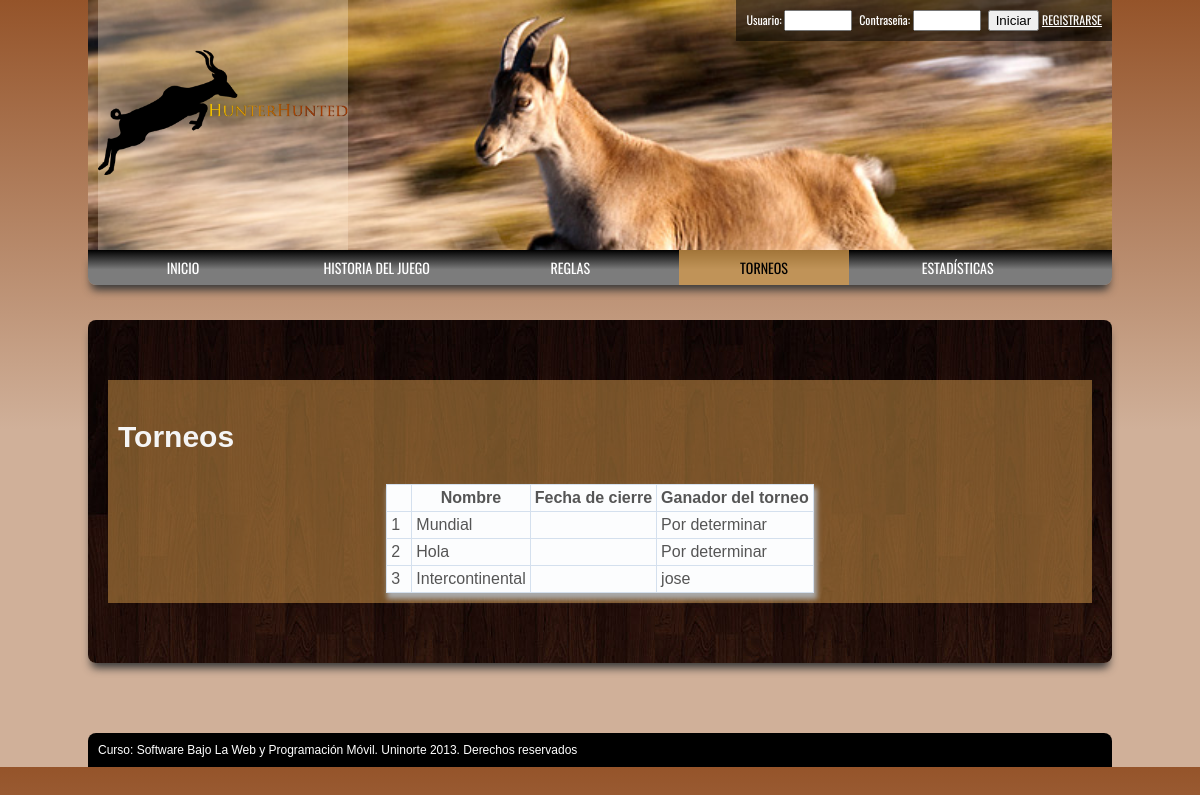
/tournaments.php, run on the app's committed database.
### tables this page shows
CREATE TABLE IF NOT EXISTS `tournaments` (
  `id` int(11) unsigned NOT NULL AUTO_INCREMENT,
  `title_tournament` varchar(30) NOT NULL DEFAULT 'Torneo' COMMENT 'Title Tournament',
  `initial_time` datetime DEFAULT NULL,
  `finish_time` datetime DEFAULT NULL,
  `date_created` datetime NOT NULL,
  `id_user_winner_tournament` int(11) unsigned DEFAULT NULL,
  PRIMARY KEY (`id`)
);

CREATE TABLE IF NOT EXISTS `users` (
  `id` int(11) unsigned NOT NULL AUTO_INCREMENT,
  `user_name` varchar(20) NOT NULL,
  `password` varchar(40) NOT NULL,
  `full_name` varchar(40) NOT NULL,
  `status` tinyint(1) NOT NULL COMMENT '0 -> Off; 1 -> On',
  `rol` tinyint(1) NOT NULL COMMENT '0: presa , 1: cazador',
  `email` varchar(45) NOT NULL,
  `city` varchar(20) NOT NULL,
  `country` varchar(20) NOT NULL,
  PRIMARY KEY (`id`),
  UNIQUE KEY `user_name` (`user_name`,`email`),
  UNIQUE KEY `id` (`id`)
);

### tournaments.php (the view, shortened to what this page needs)
<?php
require_once("includes/configuration.php");
?>
<!DOCTYPE html PUBLIC "-//W3C//DTD XHTML 1.0 Transitional//EN" "http://www.w3.org/TR/xhtml1/DTD/xhtml1-transitional.dtd">
<html xmlns="http://www.w3.org/1999/xhtml">
<head>
<link href="basic.css" rel="stylesheet" type="text/css" media="all" >
</head>
<body>
    <div id="wrapper">
        <div id="header">
            <h1><a href="index.php">HunterHunted</a></h1>
            <div id="register">
                <ul>
                  <?php  if( isset( $_SESSION['hh-logged'] ) ){ ?>
                    <li><a href="profile.php">Ver mi perfil</a></li>
                    <li><a href="login.php">Cerrar Sesión</a></li>
                  <?php }else{ ?>
                  <li><form method="post" name="login_mini" target="_self" id="login">
                        <p>
                          <label for="user_name">Usuario:</label>
                          <input name="user_name" class="type_text_mini" type="text" />
                        </p>
                        <p>
                          <label for="password">Contraseña:</label>
                          <input name="password" class="type_text_mini" type="password"  maxlength="10"/>
                        </p>
                        <p><input type="submit" name="btn_login" class="btn_login_mini" value="Iniciar" /></p>
                  </form></li>
                    <li><a href="register.php">Registrarse</a></li>
                  <?php } ?>
                </ul>
            </div>
            <div id="nav">
                <ul>
                    <li><a href="index.php">Inicio</a></li>
                    <li><a href="history.php">Historia del juego</a></li>
                    <li><a href="rules.php">Reglas</a></li>
                    <li class="current"><a class="current" href="#">Torneos</a></li>
                    <li><a href="statistics.php">Estadísticas</a></li>
                </ul>
            </div>
        </div>
        <div id="center" class="separating">
            <div>
            <h3>Torneos</h3>
             <?php
                $connection = mysql_connect($db_host,$db_user,$db_password);
                $query = "SELECT id, title_tournament, finish_time, id_user_winner_tournament, date_created FROM tournaments ORDER BY date_created DESC";
                $result = mysql_query($query,$connection);
                $num_rows = mysql_num_rows($result);
                if($num_rows > 0){
            ?>
            <table border="1" align="center" cellpadding="5" cellspacing="0" class="table">
              <tr>
                <th width="16" scope="col"><p>&nbsp;</p></th>
                <th scope="col"><p>Nombre</p></th>
                <th scope="col"><p>Fecha de cierre</p></th>
                <th scope="col"><p>Ganador del torneo</p></th>
              </tr>
            <?php
                    $i=0;
                    while( $row = mysql_fetch_array($result) ){
                        if ($row['id_user_winner_tournament']!= '' && $row['id_user_winner_tournament']!= null && $row['id_user_winner_tournament']!= 0){
                            $queryid = "SELECT user_name FROM users WHERE id={$row['id_user_winner_tournament']}";
                            $resultid = mysql_query($queryid,$connection);
                            $rowid = mysql_fetch_array($resultid);
                            $user_name= $rowid['user_name'];
                        }else{
                            $user_name='Por determinar';
                        }
                        $i++;
             ?>
              <tr>
                <td width="16"><p><?php echo $i; ?></p></td>
                <td><p><?php echo $row['title_tournament']; ?></p></td>
                <td><p><?php echo $row['finish_time']; ?></p></td>
                <td><p><?php echo $user_name; ?></p></td>
              </tr>
            <?php
                    }
            ?>
            </table>
            <?php
                }else{
            ?>
            <p class="warning">No hay torneos que mostrar</p>
            <?php
                }
            ?>
            </div>
        </div>
        <div id="footer">
            <p>Curso: Software Bajo La Web y Programación Móvil. Uninorte  2013. Derechos reservados</p>
        </div>
    </div>
</body>
</html>

### basic.css (style rules this page uses)
body, div, h1, h2, ul, li, p, a { margin: 0; padding: 0; }
body { background-image: linear-gradient(bottom, #D0B099 44%, #95542A 100%); background-image: -o-linear-gradient(bottom, #D0B099 44%, #95542A 100%); background-image: -moz-linear-gradient(bottom, #D0B099 44%, #95542A 100%); background-image: -webkit-linear-gradient(bottom, #D0B099 44%, #95542A 100%); background-image: -ms-linear-gradient(bottom, #D0B099 44%, #95542A 100%); background-image: -webkit-gradient( linear, left bottom, left top, color-stop(0.44, #D0B099), color-stop(1, #95542A) ); font-family: sans-serif; }
ul { list-style: none; }
table { box-shadow: 2px 5px 5px 1px #aaa; -moz-box-shadow: 2px 5px 5px 1px #aaa; -webkit-box-shadow: 2px 5px 5px 1px #aaa; -ms-filter: "progid:DXImageTransform.Microsoft.Shadow(Strength=4, Direction=135, Color='#aaa')"; filter: progid:DXImageTransform.Microsoft.Shadow(Strength=4, Direction=135, Color='#aaa'); }
table, th, td { border: 1px solid #D4E0EE; border-collapse: collapse; font-family: "Trebuchet MS", Arial, sans-serif; color: #555; }
td, th { padding: 4px; }
tbody th { font-weight: bold; }
tbody tr { background: #FCFDFE; }
#header { background: url(img/hunted.jpg) no-repeat; background-size: cover; font-family: 'Oswald', sans-serif; height: 250px; position: relative; }
#header h1 { background: rgba(255, 238, 214, 0.3); display: inline-block; height: 80%; margin-left: 10px; padding-top: 50px; }
#header h1 a { background: url(img/HunterHunted_Logo.png) no-repeat; background-size: contain; display: block; height: 125px; text-indent: -9999px; width: 250px; }
#register { background: rgba(0,0,0,0.5); color: white; display: inline-block; float: right; font-size: 12px; padding: 10px; }
#register a { color: white; text-transform: uppercase; }
#register ul { display: inline-block; }
#register ul li { display: inherit; }
#register ul li form p { display: inline; }
#register ul li form p input { margin-right: 4px; }
#nav { background-image: linear-gradient(bottom, #7C7C7C 44%, #000000 100%); background-image: -o-linear-gradient(bottom, #7C7C7C 44%, #000000 100%); background-image: -moz-linear-gradient(bottom, #7C7C7C 44%, #000000 100%); background-image: -webkit-linear-gradient(bottom, #7C7C7C 44%, #000000 100%); background-image: -ms-linear-gradient(bottom, #7C7C7C 44%, #000000 100%); background-image: -webkit-gradient( linear, left bottom, left top, color-stop(0.44, #7C7C7C), color-stop(1, #000000) ); height: 35px; width: 100%; }
#nav, #nav ul { border-bottom-left-radius: 8px; border-bottom-right-radius: 8px; }
#nav ul li { display: inline-block; margin: 0 10px; width: 170px; }
#nav ul li a { color: white; display: block; font-size: 14px; text-align: center; text-decoration: none; padding: 7px 9px; text-transform: uppercase; }
#nav ul li a:hover, .current { background: rgba(215, 155, 77, 0.5); color: black !important; }
#center { background: url(img/background_center.jpg); color: whitesmoke; border-radius: 8px; margin: 70px 0; padding: 60px 20px; }
#center h3 { font-size: 30px; }
#center div { background: rgba(215, 155, 77, 0.5); padding: 10px; }
#footer { background: black; border-top-left-radius: 8px; border-top-right-radius: 8px; color: white; font-size: 12px; padding: 10px; }
.separating, #nav { box-shadow: 0px 8px 8px -3px #3A3A3A; -moz-box-shadow: 0px 8px 8px -3px #3A3A3A; -webkit-box-shadow: 0px 8px 8px -3px #3A3A3A; -ms-filter: "progid:DXImageTransform.Microsoft.Shadow(Strength=4, Direction=135, Color='#3A3A3A')"; filter: progid:DXImageTransform.Microsoft.Shadow(Strength=4, Direction=135, Color='#3A3A3A'); }
.type_text_mini { width: 60px; }
.btn_login_mini { margin-right: auto !important; }
@media screen and (min-width:1025px) { #wrapper, wrapperL { margin: 0 auto; width: 1024px; } }

### data on the page
tournaments: title_tournament "Mundial", id_user_winner_tournament "Por determinar"
tournaments: title_tournament "Hola", id_user_winner_tournament "Por determinar"
tournaments: title_tournament "Intercontinental", users.user_name "jose"
